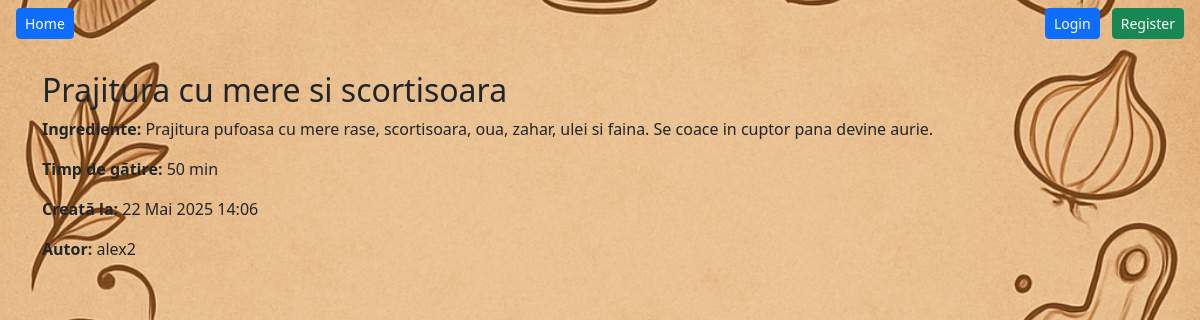
The page /recipe/5/ on the database its author committed.
### recipes/models.py (models this page shows, shortened)
class Recipe(models.Model):
    user = models.ForeignKey(User, on_delete=models.CASCADE)
    title = models.CharField(max_length=100)
    ingredients = models.TextField()
    cook_time = models.CharField(max_length=50)
    created_at = models.DateTimeField(default=timezone.now)

### recipes/views.py (the view)
# urls.py: path('recipe/<int:pk>/', RecipeDetailView.as_view(), name='recipe-detail'),
class RecipeDetailView(DetailView):
    model = Recipe
    template_name = 'recipes/recipe_detail.html'
    context_object_name = 'recipe'

### recipes/templates/recipes/recipe_detail.html (shortened to what this page needs)
{% extends 'recipes/base.html' %}
{% load static %}
{% block content %}
<h2>{{ recipe.title }}</h2>
<p><strong>Ingrediente:</strong> {{ recipe.ingredients }}</p>
<p><strong>Timp de gătire:</strong> {{ recipe.cook_time }} min</p>
<p><strong>Creată la:</strong> {{ recipe.created_at|date:"d M Y H:i" }}</p>
<p><strong>Autor:</strong> {{ recipe.user.username }}</p>
{% endblock %}

### static/css/style.css (style rules this page uses)
body.bg-custom { background-image: url("../images/fundal22.png"); background-size: cover; background-repeat: no-repeat; background-position: center center; background-attachment: fixed; min-height: 100vh; }

### rows shown on the page
Recipe: title "Prajitura cu mere si scortisoara", ingredients "Prajitura pufoasa cu mere rase, scortisoara, oua, zahar, ulei si faina. Se coace in cuptor pana devine aurie.", cook_time "50", created_at "22 Mai 2025 14:06", user.username "alex2"
